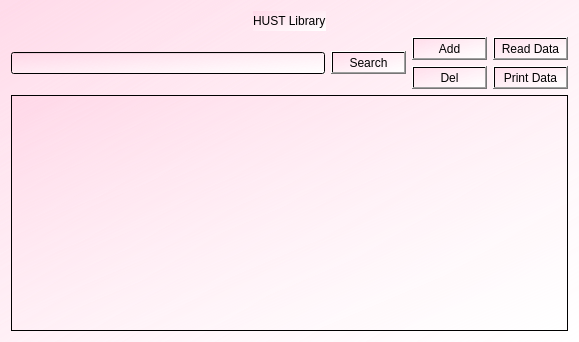
<?xml version="1.0" encoding="UTF-8"?>
<ui version="4.0">
 <class>HustLibrary</class>
 <widget class="QWidget" name="HustLibrary">
  <property name="geometry">
   <rect>
    <x>0</x>
    <y>0</y>
    <width>579</width>
    <height>342</height>
   </rect>
  </property>
  <property name="windowTitle">
   <string>HustLibrary</string>
  </property>
  <property name="styleSheet">
   <string notr="true">background-color: qlineargradient(spread:repeat, x1:0, y1:0, x2:1, y2:1, stop:0 rgba(255, 204, 225, 117), stop:1 rgba(255, 255, 255, 255));</string>
  </property>
  <layout class="QVBoxLayout" name="verticalLayout_4">
   <item>
    <layout class="QVBoxLayout" name="verticalLayout_3">
     <item>
      <layout class="QHBoxLayout" name="horizontalLayout_4">
       <item>
        <spacer name="horizontalSpacer_2">
         <property name="orientation">
          <enum>Qt::Horizontal</enum>
         </property>
         <property name="sizeHint" stdset="0">
          <size>
           <width>40</width>
           <height>20</height>
          </size>
         </property>
        </spacer>
       </item>
       <item>
        <widget class="QLabel" name="label">
         <property name="text">
          <string>HUST Library</string>
         </property>
        </widget>
       </item>
       <item>
        <spacer name="horizontalSpacer_3">
         <property name="orientation">
          <enum>Qt::Horizontal</enum>
         </property>
         <property name="sizeHint" stdset="0">
          <size>
           <width>40</width>
           <height>20</height>
          </size>
         </property>
        </spacer>
       </item>
      </layout>
     </item>
     <item>
      <layout class="QHBoxLayout" name="horizontalLayout_2">
       <item>
        <widget class="QLineEdit" name="find"/>
       </item>
       <item>
        <widget class="QPushButton" name="pushButton_3">
         <property name="text">
          <string>Search</string>
         </property>
        </widget>
       </item>
       <item>
        <layout class="QHBoxLayout" name="horizontalLayout">
         <item>
          <layout class="QVBoxLayout" name="verticalLayout">
           <item>
            <widget class="QPushButton" name="pushButton_2">
             <property name="text">
              <string>Add</string>
             </property>
            </widget>
           </item>
           <item>
            <widget class="QPushButton" name="pushButton">
             <property name="text">
              <string>Del</string>
             </property>
            </widget>
           </item>
          </layout>
         </item>
         <item>
          <layout class="QVBoxLayout" name="verticalLayout_2">
           <item>
            <widget class="QPushButton" name="pushButton_4">
             <property name="text">
              <string>Read Data</string>
             </property>
            </widget>
           </item>
           <item>
            <widget class="QPushButton" name="pushButton_5">
             <property name="text">
              <string>Print Data</string>
             </property>
            </widget>
           </item>
          </layout>
         </item>
        </layout>
       </item>
      </layout>
     </item>
     <item>
      <widget class="QListWidget" name="listWidget"/>
     </item>
    </layout>
   </item>
  </layout>
 </widget>
 <resources/>
 <connections/>
</ui>
